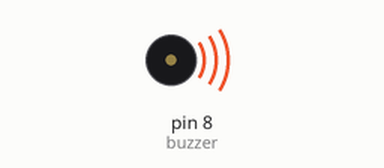
Simulated run of this sketch. Board: Arduino Uno, built with avr-gcc and run on an emulated ATmega328P. On the bench: buzzer (waves = sounding).

Above: at 0.5 s.
At 10.95 s:
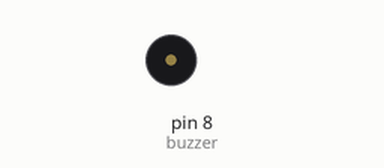
Timing chart, 0 to 11.4 s (numbered marks = the images above):
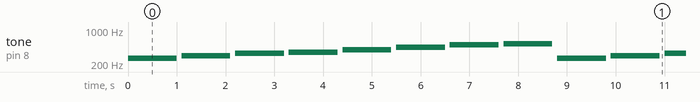

Measured:
- by itself, tone on pin 8 (buzzer): repeats every 8.8 s: silent 0.10 s, 294 Hz 1.0 s, silent 0.10 s, 330 Hz 1.0 s, silent 0.10 s, 349 Hz 1.0 s, silent 0.10 s, 392 Hz 1.0 s, silent 0.10 s, 440 Hz 1.0 s, silent 0.10 s, 494 Hz 1.0 s, silent 0.10 s, 523 Hz 1.0 s, silent 0.10 s, 262 Hz 1.0 s

The sketch:

sketch.ino
```cpp
int melody[]{262, 294, 330, 349, 392, 440, 494, 523};
int durasi = 1000;
void setup() {
pinMode(8, OUTPUT);
}

void loop() {
for(int i = 0; i<8;i++){
  tone(8,melody[i],durasi);
  delay(durasi);
  noTone(8);
  delay(100);
}

}
```
